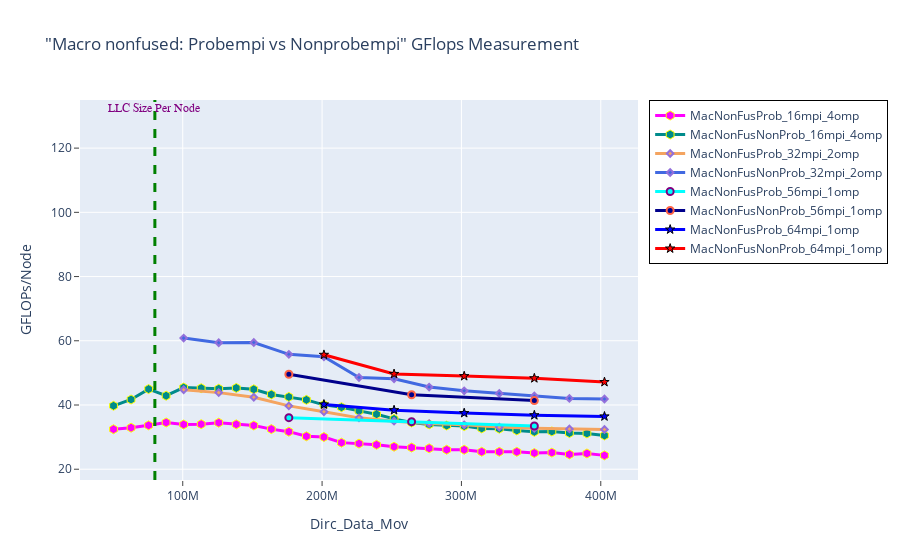

Here is the notebook cell this chart was saved with:
### Markdown cell above
## GFLOPS - Macro nonfused: Probempi vs Nonprobempi

### Code cell
fig = go.Figure() 

# 1----
fig.add_trace(go.Scatter(x=(dfn2MacNonFusProb_16mpi_4omp.Dirc_Data_Mov*(dfn2MacNonFusProb_16mpi_4omp.MPI_size/2)), 
                         y=(dfn2MacNonFusProb_16mpi_4omp.GFLOPS*(dfn2MacNonFusProb_16mpi_4omp.MPI_size/2)), 
                         mode='lines+markers', 
                         name='MacNonFusProb_16mpi_4omp',
                         line=dict(color='magenta',width=3),
                         marker=dict(symbol='hexagon',size=9, line=dict(color='yellow',width=1))))

fig.add_trace(go.Scatter(x=(dfn2MacNonFusNonProb_16mpi_4omp.Dirc_Data_Mov*(dfn2MacNonFusNonProb_16mpi_4omp.MPI_size/2)), 
                         y=(dfn2MacNonFusNonProb_16mpi_4omp.GFLOPS*(dfn2MacNonFusNonProb_16mpi_4omp.MPI_size/2)), 
                         mode='lines+markers', 
                         name='MacNonFusNonProb_16mpi_4omp',
                         line=dict(color='darkcyan',width=3),
                         marker=dict(symbol='hexagon',size=9, line=dict(color='yellow',width=1))))


# 2----
fig.add_trace(go.Scatter(x=(dfn2MacNonFusProb_32mpi_2omp.Dirc_Data_Mov*(dfn2MacNonFusProb_32mpi_2omp.MPI_size/2)), 
                         y=(dfn2MacNonFusProb_32mpi_2omp.GFLOPS*(dfn2MacNonFusProb_32mpi_2omp.MPI_size/2)), 
                         mode='lines+markers', 
                         name='MacNonFusProb_32mpi_2omp',
                         line=dict(color='sandybrown',width=3),
                         marker=dict(symbol='diamond',size=5,line=dict(color='MediumPurple',width=2))))

fig.add_trace(go.Scatter(x=(dfn2MacNonFusNonProb_32mpi_2omp.Dirc_Data_Mov*(dfn2MacNonFusNonProb_32mpi_2omp.MPI_size/2)), 
                         y=(dfn2MacNonFusNonProb_32mpi_2omp.GFLOPS*(dfn2MacNonFusNonProb_32mpi_2omp.MPI_size/2)), 
                         mode='lines+markers', 
                         name='MacNonFusNonProb_32mpi_2omp',
                         line=dict(color='royalblue',width=3),
                         marker=dict(symbol='diamond',size=5,line=dict(color='MediumPurple',width=2))))


# 3----
fig.add_trace(go.Scatter(x=(dfn2MacNonFusProb_56mpi_1omp.Dirc_Data_Mov*(dfn2MacNonFusProb_56mpi_1omp.MPI_size/2)), 
                         y=(dfn2MacNonFusProb_56mpi_1omp.GFLOPS*(dfn2MacNonFusProb_56mpi_1omp.MPI_size/2)), 
                         mode='lines+markers', 
                         name='MacNonFusProb_56mpi_1omp',
                         line=dict(color='cyan',width=3),
                         marker=dict(symbol='circle',size=7,line=dict(color='Purple',width=2))))

fig.add_trace(go.Scatter(x=(dfn2MacNonFusNonProb_56mpi_1omp.Dirc_Data_Mov*(dfn2MacNonFusNonProb_56mpi_1omp.MPI_size/2)), 
                         y=(dfn2MacNonFusNonProb_56mpi_1omp.GFLOPS*(dfn2MacNonFusNonProb_56mpi_1omp.MPI_size/2)), 
                         mode='lines+markers', 
                         name='MacNonFusNonProb_56mpi_1omp',
                         line=dict(color='darkblue',width=3),
                         marker=dict(symbol='circle',size=7, line=dict(color='tomato',width=2))))

# 4----
fig.add_trace(go.Scatter(x=(dfn2MacNonFusProb_64mpi_1omp.Dirc_Data_Mov*(dfn2MacNonFusProb_64mpi_1omp.MPI_size/2)), 
                         y=(dfn2MacNonFusProb_64mpi_1omp.GFLOPS*(dfn2MacNonFusProb_64mpi_1omp.MPI_size/2)), 
                         mode='lines+markers', 
                         name='MacNonFusProb_64mpi_1omp',
                         line=dict(color='blue',width=3),
                         marker=dict(symbol='star',size=7, line=dict(color='black',width=1))))

fig.add_trace(go.Scatter(x=(dfn2MacNonFusNonProb_64mpi_1omp.Dirc_Data_Mov*(dfn2MacNonFusNonProb_64mpi_1omp.MPI_size/2)), 
                         y=(dfn2MacNonFusNonProb_64mpi_1omp.GFLOPS*(dfn2MacNonFusNonProb_64mpi_1omp.MPI_size/2)), 
                         mode='lines+markers', 
                         name='MacNonFusNonProb_64mpi_1omp',
                         line=dict(color='red',width=3),
                         marker=dict(symbol='star',size=7, line=dict(color='black',width=1))))

# Adding a vertical line
fig.add_vline(x=80e6, line_width=3, line_dash="dash", line_color="green")
# fig.add_hline(y=1024, line_width=3, line_dash="dash", line_color="red")

# Add annotation
fig.add_annotation(
    x='80e6'
    , y=130
    , text=f'LLC Size Per Node'
    , yanchor='bottom'
    , showarrow=False
    , arrowhead=1
    , arrowsize=1
    , arrowwidth=2
    , arrowcolor="#636363"
    , ax=-20
    , ay=-30
    , font=dict(size=12, color="purple", family="Sans Serif")
    , align="left"
    ,)

fig.update_layout(title='"Macro nonfused: Probempi vs Nonprobempi" GFlops Measurement',
                  xaxis_title='Dirc_Data_Mov', yaxis_title='GFLOPs/Node', 
                  xaxis=dict(ticks="outside"),  
                  yaxis=dict(ticks="outside"),
                  legend=go.layout.Legend(bordercolor="black",borderwidth=1))

### Figure 1 — Plotly figure (JSON) as saved in the notebook; plotly's stock layout.template omitted (floating-point values rounded to 4 significant figures)
{"data": [{"line": {"color": "magenta", "width": 3}, "marker": {"line": {"color": "yellow", "width": 1}, "size": 9, "symbol": "hexagon"}, "mode": "lines+markers", "name": "MacNonFusProb_16mpi_4omp", "type": "scatter", "x": [50331648, 62914560, 75497472, 88080384, 100663296, 113246208, 125829120, 138412032, 150994944, 163577856, 176160768, 188743680, 201326592, 213909504, 226492416, 239075328, 251658240, 264241152, 276824064, 289406976, 301989888, 314572800, 327155712, 339738624, 352321536, 364904448, 377487360, 390070272, 402653184], "y": [32.45, 32.94, 33.67, 34.56, 33.93, 34.04, 34.5, 33.97, 33.61, 32.49, 31.69, 30.25, 30.03, 28.28, 27.97, 27.61, 27.01, 26.75, 26.5, 26.07, 26.07, 25.45, 25.43, 25.43, 25.05, 25.18, 24.62, 24.9, 24.31]}, {"line": {"color": "darkcyan", "width": 3}, "marker": {"line": {"color": "yellow", "width": 1}, "size": 9, "symbol": "hexagon"}, "mode": "lines+markers", "name": "MacNonFusNonProb_16mpi_4omp", "type": "scatter", "x": [50331648, 62914560, 75497472, 88080384, 100663296, 113246208, 125829120, 138412032, 150994944, 163577856, 176160768, 188743680, 201326592, 213909504, 226492416, 239075328, 251658240, 264241152, 276824064, 289406976, 301989888, 314572800, 327155712, 339738624, 352321536, 364904448, 377487360, 390070272, 402653184], "y": [39.75, 41.71, 44.95, 42.89, 45.43, 45.24, 45.07, 45.32, 44.89, 43.28, 42.51, 41.6, 40.04, 39.32, 38.17, 37.12, 35.67, 34.55, 33.97, 33.6, 33.43, 32.72, 32.61, 32.08, 31.64, 31.77, 31.25, 31.14, 30.49]}, {"line": {"color": "sandybrown", "width": 3}, "marker": {"line": {"color": "MediumPurple", "width": 2}, "size": 5, "symbol": "diamond"}, "mode": "lines+markers", "name": "MacNonFusProb_32mpi_2omp", "type": "scatter", "x": [100663296, 125829120, 150994944, 176160768, 201326592, 226492416, 251658240, 276824064, 301989888, 327155712, 352321536, 377487360, 402653184], "y": [44.74, 43.85, 42.4, 39.72, 37.9, 36.0, 34.97, 34.22, 33.82, 33.11, 32.77, 32.55, 32.36]}, {"line": {"color": "royalblue", "width": 3}, "marker": {"line": {"color": "MediumPurple", "width": 2}, "size": 5, "symbol": "diamond"}, "mode": "lines+markers", "name": "MacNonFusNonProb_32mpi_2omp", "type": "scatter", "x": [100663296, 125829120, 150994944, 176160768, 201326592, 226492416, 251658240, 276824064, 301989888, 327155712, 352321536, 377487360, 402653184], "y": [60.84, 59.39, 59.45, 55.78, 55.02, 48.58, 48.17, 45.59, 44.41, 43.58, 42.83, 42.06, 41.87]}, {"line": {"color": "cyan", "width": 3}, "marker": {"line": {"color": "Purple", "width": 2}, "size": 7, "symbol": "circle"}, "mode": "lines+markers", "name": "MacNonFusProb_56mpi_1omp", "type": "scatter", "x": [176160768, 264241152, 352321536], "y": [36.05, 34.81, 33.47]}, {"line": {"color": "darkblue", "width": 3}, "marker": {"line": {"color": "tomato", "width": 2}, "size": 7, "symbol": "circle"}, "mode": "lines+markers", "name": "MacNonFusNonProb_56mpi_1omp", "type": "scatter", "x": [176160768, 264241152, 352321536], "y": [49.56, 43.19, 41.37]}, {"line": {"color": "blue", "width": 3}, "marker": {"line": {"color": "black", "width": 1}, "size": 7, "symbol": "star"}, "mode": "lines+markers", "name": "MacNonFusProb_64mpi_1omp", "type": "scatter", "x": [201326592, 251658240, 301989888, 352321536, 402653184], "y": [40.17, 38.4, 37.49, 36.82, 36.45]}, {"line": {"color": "red", "width": 3}, "marker": {"line": {"color": "black", "width": 1}, "size": 7, "symbol": "star"}, "mode": "lines+markers", "name": "MacNonFusNonProb_64mpi_1omp", "type": "scatter", "x": [201326592, 251658240, 301989888, 352321536, 402653184], "y": [55.63, 49.67, 48.99, 48.33, 47.15]}], "layout": {"annotations": [{"align": "left", "arrowcolor": "#636363", "arrowhead": 1, "arrowsize": 1, "arrowwidth": 2, "ax": -20, "ay": -30, "font": {"color": "purple", "family": "Sans Serif", "size": 12}, "showarrow": false, "text": "LLC Size Per Node", "x": "80e6", "y": 130, "yanchor": "bottom"}], "legend": {"bordercolor": "black", "borderwidth": 1}, "shapes": [{"line": {"color": "green", "dash": "dash", "width": 3}, "type": "line", "x0": 80000000, "x1": 80000000, "xref": "x", "y0": 0, "y1": 1, "yref": "y domain"}], "title": {"text": "\"Macro nonfused: Probempi vs Nonprobempi\" GFlops Measurement"}, "xaxis": {"ticks": "outside", "title": {"text": "Dirc_Data_Mov"}}, "yaxis": {"ticks": "outside", "title": {"text": "GFLOPs/Node"}}}}
